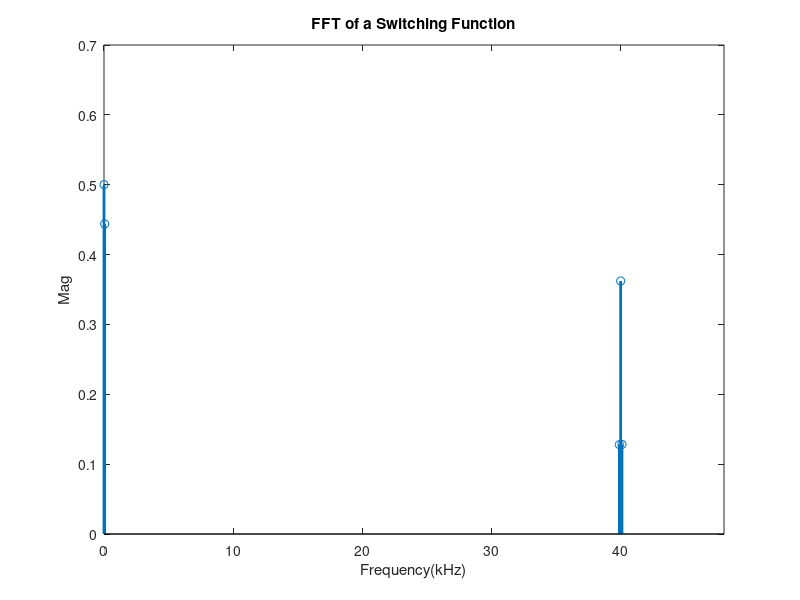

This chart was generated by the following MATLAB code: (Note: this script raises an error after producing the figure.)
f_fund= 50;
f_switch=40e3;
carrierLength=40;
f_sample=f_switch*carrierLength;
f_resonant=10e3;

carrierSignal_1=[-1:4/(carrierLength):1];
carrierSignal_2=[1:-4/(carrierLength):-1];
carrierSignal_1period=[carrierSignal_1,carrierSignal_2(2:end-1)];


sampleTime=1/f_sample;
stopTime=8/f_fund;
time=0:sampleTime:stopTime-sampleTime;

repeat_time=length(time)/carrierLength;

carrierSignal=[];

for i=1:repeat_time
    carrierSignal=[carrierSignal carrierSignal_1period];
end
%%
% figure()
% title('Carrier_Test')
% plot(time,carrierSignal,'LineWidth',3);
% xlabel('Time(s)');
% ylim([-2 2])
% ylabel('-1 to 1');
% xlim([0 sampleTime*carrierLength*5] );

%% 
m_fund=0.9;
% m_resonant=0.8-m_fund;
m_resonant=0;

referenceSignal= m_fund*cos(2*pi*f_fund*time-pi)+m_resonant*cos(2*pi*f_resonant*time-pi);

% figure()
% title('Carrier_Test')
% plot(time,carrierSignal,'LineWidth',3);
% hold on;
% plot(time,referenceSignal,'LineWidth',3);
% xlabel('Time(s)');
% ylim([-2 2])
% ylabel('-1 to 1');
% xlim([0 sampleTime*carrierLength*5] );
%%
% figure()
% title('Carrier_Test')
% plot(time,referenceSignal,'LineWidth',3);
% xlabel('Time(s)');
% ylim([-2 2])
% ylabel('-1 to 1');


%%
PWM=double((referenceSignal>carrierSignal));

% figure()
% title('Carrier_Test')
% plot(time,PWM,'LineWidth',3);
% xlabel('Time(s)');
% ylim([-2 2])
% ylabel('-1 to 1');

%% 
y = fft(PWM);
L=length(y);
PWM_mag2= abs(y/L);
PWM_mag= [ flip(PWM_mag2(1:(L/2)+1)), flip(PWM_mag2((L/2)+1:end))]; 
PWM_angle2=angle(y/L);
PWM_angle= [ flip(PWM_angle2(1:(L/2)+1)), flip(PWM_angle2((L/2)+1:end))]; 
f= f_sample*(0:(L/2))/L;
f = [-flip(f(2:end)) f ];

PWM_mag=PWM_mag((length(PWM_mag))/2:end);
PWM_mag(2:end)=PWM_mag(2:end)*2;
f= f_sample*(0:(L/2))/L;
%%
PWM_mag(PWM_mag<0.1)=nan;
figure();
stem(f/1000,PWM_mag,'LineWidth',2);
xlim([0 1.2*f_switch/1000])
% set(gca,'XTick',0:f_fund:2*f_switch)
% set(gca,'XTickLabel',0:1:1600)
xlabel('Frequency(kHz)');
title('FFT of a Switching Function')
ylabel('Mag')
%%
f_draw=[f_fund ,f_resonant ];

harmonic_fund=PWM_mag(f==50);

% harmonic_switch=sqrt(PWM_mag(f==39800)^2+PWM_mag(f==39900)^2+PWM_mag(f==40000)^2 ...
% +PWM_mag(f==40100)^2+PWM_mag(f==40200)^2);

harmonic_resonant=sqrt(PWM_mag(f==f_resonant-6*f_fund)^2+PWM_mag(f==f_resonant-4*f_fund)^2+PWM_mag(f==f_resonant-2*f_fund)^2 ...
+PWM_mag(f==f_resonant)^2+PWM_mag(f==f_resonant+2*f_fund)^2+PWM_mag(f==f_resonant+4*f_fund)^2+PWM_mag(f==f_resonant+6*f_fund)^2);

% plot(m_xy,x,'LineWidth',3);
% 
% h_draw=[harmonic_fund ,harmonic_switch];
h_draw=[harmonic_fund ,harmonic_resonant];

%%
% stem(f_draw,h_draw,'filled','LineWidth',3)
% 
% hold on;
%%
% x=[];
% x1=[];
% m_xy=[];

x=[x,harmonic_fund];
x1=[x1,harmonic_resonant];
% m_xy=[m_xy m_fund];
m_xy=[m_xy m_resonant];


%%
figure();
plot(m_xy,x,'LineWidth',3);
hold on;
plot(m_xy,x1,'LineWidth',3);
